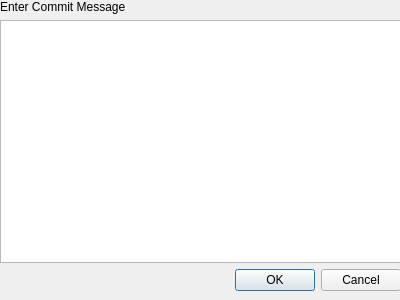
<?xml version="1.0" encoding="UTF-8"?>
<ui version="4.0">
 <class>vcsCommitLayout</class>
 <widget class="QDialog" name="vcsCommitLayout">
  <property name="geometry">
   <rect>
    <x>0</x>
    <y>0</y>
    <width>400</width>
    <height>300</height>
   </rect>
  </property>
  <property name="windowTitle">
   <string>Dialog</string>
  </property>
  <widget class="QWidget" name="verticalLayoutWidget">
   <property name="geometry">
    <rect>
     <x>0</x>
     <y>0</y>
     <width>401</width>
     <height>291</height>
    </rect>
   </property>
   <layout class="QVBoxLayout" name="verticalLayout">
    <item>
     <widget class="QLabel" name="label">
      <property name="text">
       <string>Enter Commit Message</string>
      </property>
     </widget>
    </item>
    <item>
     <widget class="QPlainTextEdit" name="plainTextEdit"/>
    </item>
    <item>
     <widget class="QDialogButtonBox" name="buttonBox">
      <property name="standardButtons">
       <set>QDialogButtonBox::Cancel|QDialogButtonBox::Ok</set>
      </property>
     </widget>
    </item>
   </layout>
  </widget>
 </widget>
 <resources/>
 <connections/>
</ui>
